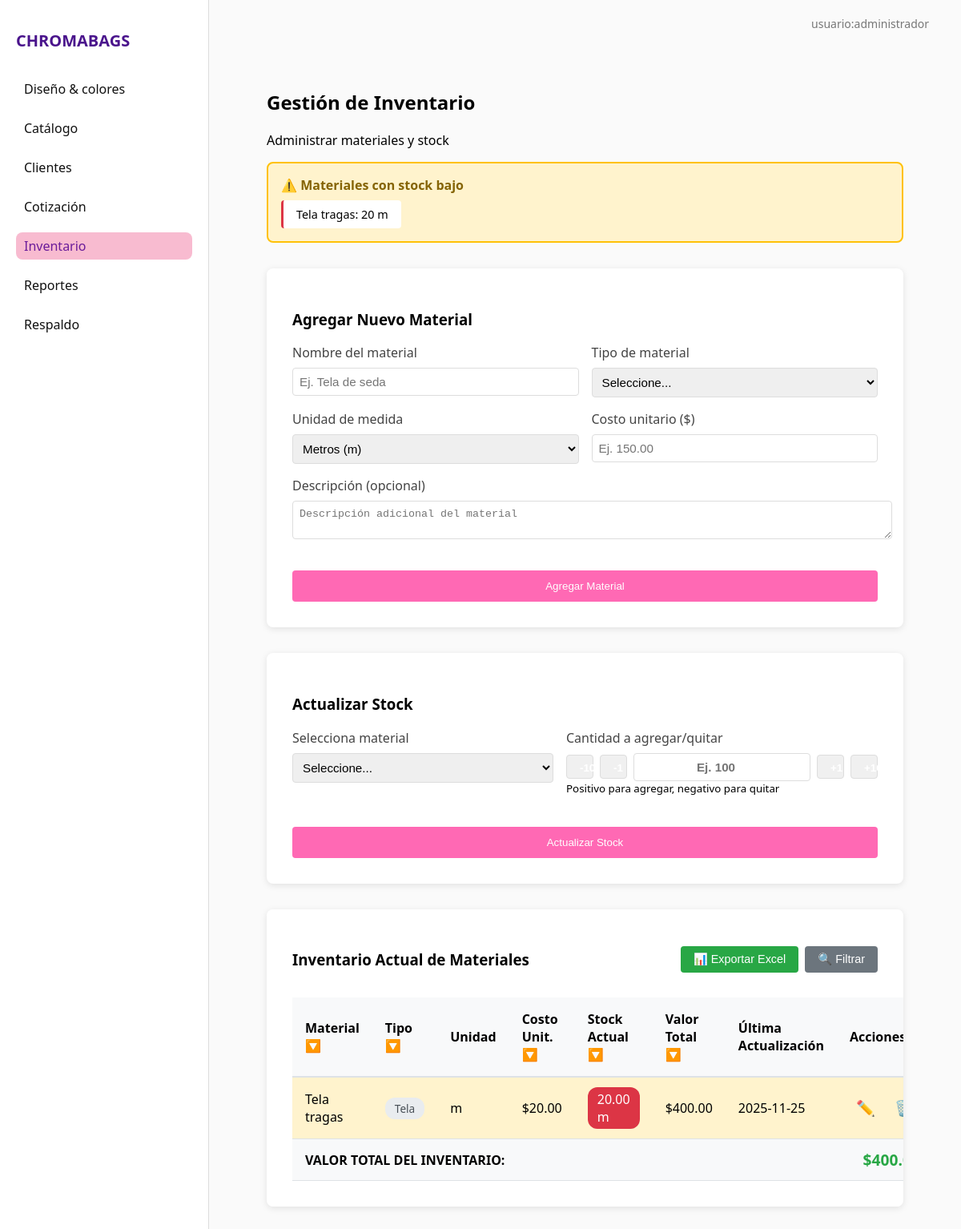
Page /inventario on the committed database.
### tables this page shows
CREATE TABLE inventario_materiales (
    id_inventario INTEGER PRIMARY KEY AUTOINCREMENT,
    id_material INTEGER,
    cantidad REAL NOT NULL,
    fecha_actualizacion TEXT DEFAULT (datetime('now')),
    FOREIGN KEY (id_material) REFERENCES materiales(id_material)
);

CREATE TABLE materiales (
    id_material INTEGER PRIMARY KEY AUTOINCREMENT,
    nombre_material TEXT NOT NULL,
    tipo TEXT,
    unidad_medida TEXT DEFAULT 'm',
    costo_unitario REAL NOT NULL,
    descripcion TEXT
);

### app.py (the view)
@app.route('/inventario')
def inventario():
    inventario_data = InventoryManager.obtener_inventario_completo()
    materiales = InventoryManager.obtener_materiales()
    return render_template('inventario.html', inventario=inventario_data, materiales=materiales)

### db_connection.py (called while the page is built)
def get_connection():
    try:
        db_path = os.path.join('database', 'ChromaBags.db')
        conn = sqlite3.connect(db_path)
        conn.row_factory = sqlite3.Row  # Para acceder a las columnas por nombre
        return conn
    except sqlite3.Error as e:
        print(f"Error al conectar con la base de datos: {e}")
        return None

### modules/inventory_manager.py (called while the page is built)
    @staticmethod
    def obtener_materiales():
        conn = get_connection()
        if not conn:
            return []
        try:
            cur = conn.cursor()
            cur.execute("""
                SELECT id_material, nombre_material, tipo, unidad_medida
                FROM materiales
                ORDER BY nombre_material
            """)
            materiales = []
            for row in cur.fetchall():
                materiales.append({
                    'id_material': row[0],
                    'nombre_material': row[1],
                    'tipo': row[2],
                    'unidad_medida': row[3]
                })
            cur.close()
            conn.close()
            return materiales
        except Exception as e:
            print(f"Error obteniendo materiales: {e}")
            return []

### templates/inventario.html (shortened to what this page needs)
{% extends "base.html" %}
{% block content %}
<div class="main-container">
  <h2 class="titulo-seccion">Gestión de Inventario</h2>
  <p class="subtitulo">Administrar materiales y stock</p>
  <div id="alerta-stock-bajo" class="alerta-inventario" style="display: none;">
    <h4>⚠️ Materiales con stock bajo</h4>
    <div id="lista-alertas"></div>
  </div>
  <div class="inventario-grid">
    <div class="inventario-card">
      <h3>Agregar Nuevo Material</h3>
      <form action="/agregar_material" method="post" id="form-material">
        <div class="form-grid">
          <div class="form-group">
            <label>Nombre del material</label>
            <input type="text" name="nombre_material" placeholder="Ej. Tela de seda" required>
          </div>
          <div class="form-group">
            <label>Tipo de material</label>
            <select name="tipo" required>
              <option value="">Seleccione...</option>
            </select>
          </div>
          <div class="form-group">
            <label>Unidad de medida</label>
            <select name="unidad_medida" required>
              <option value="m">Metros (m)</option>
            </select>
          </div>
          <div class="form-group">
            <label>Costo unitario ($)</label>
            <input type="number" name="costo_unitario" step="0.01" placeholder="Ej. 150.00" required>
          </div>
          <div class="form-group" style="grid-column: span 2;">
            <label>Descripción (opcional)</label>
            <textarea name="descripcion" placeholder="Descripción adicional del material" rows="2"></textarea>
          </div>
        </div>
        <button type="submit" class="btn-rosa">Agregar Material</button>
      </form>
    </div>
    <div class="inventario-card">
      <h3>Actualizar Stock</h3>
      <form action="/actualizar_stock" method="post" id="form-stock">
        <div class="form-grid">
          <div class="form-group">
            <label>Selecciona material</label>
            <select name="id_material" id="material-select" required>
              <option value="">Seleccione...</option>
            </select>
          </div>
          <div class="form-group">
            <label>Cantidad a agregar/quitar</label>
            <div class="cantidad-control">
              <button type="button" class="btn-cantidad" onclick="cambiarCantidadStock(-10)">-10</button>
              <button type="button" class="btn-cantidad" onclick="cambiarCantidadStock(-1)">-1</button>
              <input type="number" name="cantidad" id="cantidad-input"
                     placeholder="Ej. 100" required step="0.01">
              <button type="button" class="btn-cantidad" onclick="cambiarCantidadStock(1)">+1</button>
              <button type="button" class="btn-cantidad" onclick="cambiarCantidadStock(10)">+10</button>
            </div>
            <small>Positivo para agregar, negativo para quitar</small>
          </div>
        </div>
        <button type="submit" class="btn-rosa">Actualizar Stock</button>
      </form>
    </div>
  </div>
  <div class="inventario-card tabla-container">
    <div class="header-tabla">
      <h3>Inventario Actual de Materiales</h3>
      <div class="acciones-tabla">
        <button class="btn-exportar" onclick="exportarInventario()">
          📊 Exportar Excel
        </button>
        <button class="btn-filtro" onclick="toggleFiltros()">
          🔍 Filtrar
        </button>
      </div>
    </div>
    <table class="tabla-bonita" id="tabla-inventario">
      <thead>
        <tr>
          <th onclick="ordenarTabla(0)">Material 🔽</th>
          <th onclick="ordenarTabla(1)">Tipo 🔽</th>
          <th onclick="ordenarTabla(2)">Unidad</th>
          <th onclick="ordenarTabla(3)">Costo Unit. 🔽</th>
          <th onclick="ordenarTabla(4)">Stock Actual 🔽</th>
          <th onclick="ordenarTabla(5)">Valor Total 🔽</th>
          <th>Última Actualización</th>
          <th>Acciones</th>
        </tr>
      </thead>
      <tbody>
        {% for item in inventario %}
        <tr data-tipo="{{ item['tipo'] }}"
            data-stock="{{ item['stock_actual'] }}"
            class="{% if item['stock_actual'] < 100 %}stock-bajo{% endif %}">
          <td>{{ item['nombre_material'] }}</td>
          <td><span class="badge-tipo">{{ item['tipo'] }}</span></td>
          <td>{{ item['unidad_medida'] }}</td>
          <td>${{ "%.2f"|format(item['costo_unitario']) }}</td>
          <td class="stock-cell">
            <span class="stock-badge {{ 'bajo' if item['stock_actual'] < 100 else 'normal' }}">
              {{ "%.2f"|format(item['stock_actual']) }} {{ item['unidad_medida'] }}
            </span>
          </td>
          <td class="valor-total">${{ "%.2f"|format(item['valor_total']) }}</td>
          <td class="fecha-cell">
            {% if item['fecha_actualizacion'] %}
              {{ item['fecha_actualizacion'][:10] }}
            {% else %}
              <span class="sin-dato">Nunca</span>
            {% endif %}
          </td>
          <td>
            <div class="acciones-fila">
              <button class="btn-accion btn-editar"
                      onclick="editarMaterial({{ item['id_material'] }})"
                      title="Editar">
                ✏️
              </button>
              <button class="btn-accion btn-eliminar"
                      onclick="confirmarEliminarMaterial({{ item['id_material'] }}, '{{ item['nombre_material'] }}')"
                      title="Eliminar">
                🗑️
              </button>
            </div>
          </td>
        </tr>
        {% else %}
        <tr>
          <td colspan="8" class="sin-registros">No hay materiales en el inventario</td>
        </tr>
        {% endfor %}
      </tbody>
      <tfoot>
        <tr class="total-row">
          <td colspan="5"><strong>VALOR TOTAL DEL INVENTARIO:</strong></td>
          <td colspan="3" class="total-inventario">
            <strong id="valor-total-inventario">
              ${% set total = inventario|sum(attribute='valor_total') %}{{ "%.2f"|format(total) }}
            </strong>
          </td>
        </tr>
      </tfoot>
    </table>
  </div>
</div>
{% endblock %}

### static/css/style.css (style rules this page uses)
body { margin: 0; font-family: 'Segoe UI', sans-serif; background-color: #fefefe; }
.btn-rosa { background-color: #e91e63; border: none; padding: 8px 15px; border-radius: 8px; color: #fff; margin-top: 15px; cursor: pointer; }
textarea { width: 100%; padding: 8px; border-radius: 6px; border: 1px solid #ccc; }
.btn-rosa { background-color: #f48fb1; border: none; padding: 8px 16px; color: white; border-radius: 6px; cursor: pointer; font-weight: bold; }
.cantidad-control { display: flex; align-items: center; gap: 8px; }
.btn-cantidad { background: #6c757d; color: white; border: none; border-radius: 4px; width: 30px; height: 30px; cursor: pointer; font-weight: bold; }
.btn-accion { background: none; border: none; cursor: pointer; padding: 6px 8px; border-radius: 4px; transition: background-color 0.2s; font-size: 14px; }
.tabla-container { overflow-x: auto; }
.form-grid { display: grid; grid-template-columns: 1fr 1fr; gap: 1rem; }
.form-group { display: flex; flex-direction: column; }
.form-group label { font-weight: 600; color: #444; margin-bottom: 0.3rem; }
.form-group input, .form-group select { border: 1px solid #ccc; border-radius: 6px; padding: 0.5rem; font-size: 0.95rem; }

### templates/inventario.html (style rules this page uses)
.main-container { padding: 2rem; max-width: 1400px; margin: 0 auto; }
.alerta-inventario { background: #fff3cd; border: 2px solid #ffc107; border-radius: 8px; padding: 1rem; margin-bottom: 2rem; }
.alerta-inventario h4 { margin: 0 0 0.5rem 0; color: #856404; }
#lista-alertas { display: flex; flex-wrap: wrap; gap: 0.5rem; }
.inventario-grid { display: grid; grid-template-columns: repeat(auto-fit, minmax(450px, 1fr)); gap: 2rem; margin-bottom: 2rem; }
.inventario-card { background: white; padding: 2rem; border-radius: 8px; box-shadow: 0 2px 8px rgba(0,0,0,0.1); }
.form-grid { display: grid; grid-template-columns: repeat(2, 1fr); gap: 1rem; margin-bottom: 1.5rem; }
.form-group { display: flex; flex-direction: column; }
.form-group label { font-weight: 500; margin-bottom: 0.5rem; }
.form-group input, .form-group select, .form-group textarea { padding: 0.5rem; border: 1px solid #ddd; border-radius: 4px; }
.cantidad-control { display: flex; gap: 0.5rem; align-items: center; }
.btn-cantidad { padding: 0.5rem 1rem; background: #f0f0f0; border: 1px solid #ddd; border-radius: 4px; cursor: pointer; font-weight: bold; }
#cantidad-input { flex: 1; text-align: center; font-weight: bold; }
.header-tabla { display: flex; justify-content: space-between; align-items: center; margin-bottom: 1rem; }
.acciones-tabla { display: flex; gap: 0.5rem; }
.btn-exportar, .btn-filtro { padding: 0.5rem 1rem; border: none; border-radius: 4px; cursor: pointer; font-size: 0.9rem; }
.btn-exportar { background: #28a745; color: white; }
.btn-filtro { background: #6c757d; color: white; }
.tabla-bonita { width: 100%; border-collapse: collapse; }
.tabla-bonita th { background: #f8f9fa; padding: 1rem; text-align: left; font-weight: 600; border-bottom: 2px solid #dee2e6; cursor: pointer; user-select: none; }
.tabla-bonita td { padding: 0.75rem 1rem; border-bottom: 1px solid #dee2e6; }
.stock-bajo { background: #fff3cd !important; }
.stock-badge { padding: 0.25rem 0.75rem; border-radius: 12px; font-weight: 500; display: inline-block; }
.stock-badge.bajo { background: #dc3545; color: white; }
.badge-tipo { padding: 0.25rem 0.75rem; border-radius: 12px; font-size: 0.85rem; background: #e9ecef; color: #495057; }
.acciones-fila { display: flex; gap: 0.5rem; }
.btn-accion { padding: 0.25rem 0.5rem; border: none; background: none; cursor: pointer; font-size: 1.2rem; }
.total-row { background: #f8f9fa; font-weight: bold; }
.total-inventario { text-align: right; color: #28a745; font-size: 1.2rem; }
.btn-rosa { width: 100%; padding: 0.75rem; background: #FF69B4; color: white; border: none; border-radius: 4px; cursor: pointer; font-weight: 500; }

### rows in the picture
inventario_materiales: nombre_material "Tela tragas", tipo "Tela", unidad_medida "m", stock_actual "20.00", valor_total "400.00", fecha_actualizacion "2025-11-25"
materiales: costo_unitario "20.00"
